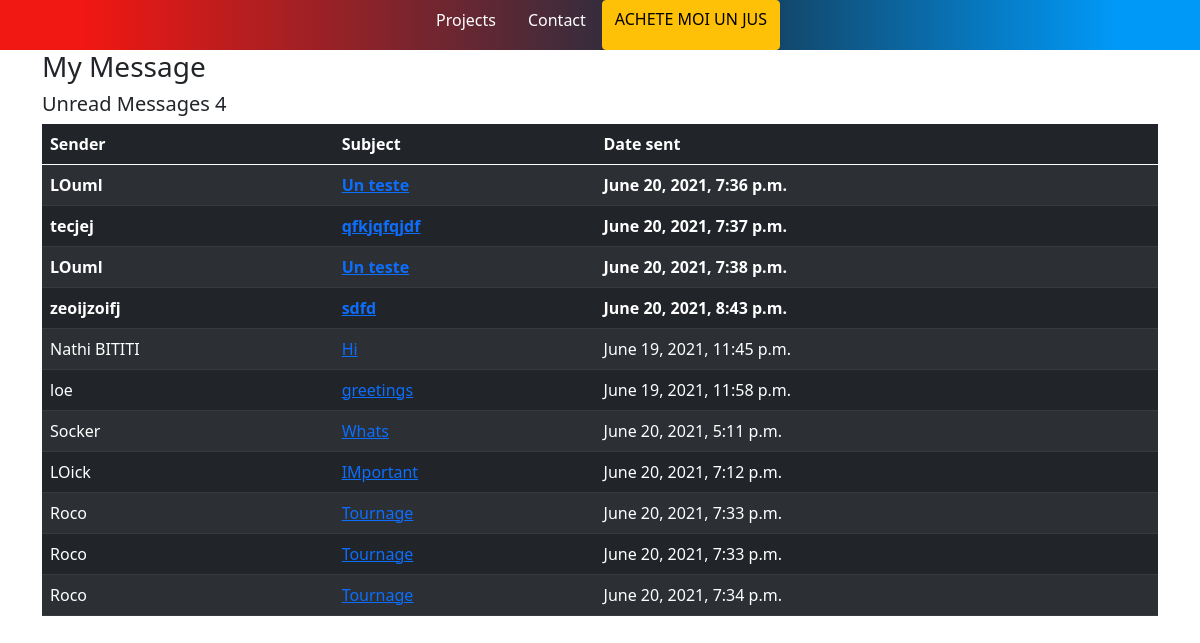
Screenshot of /inbox/ with the database file from the repository.
### base/models.py (models this page shows, shortened)
class Message(models.Model):
    name = models.CharField(max_length=200, null=True)
    email = models.CharField(max_length=200, null=True)
    subject = models.CharField(max_length=200, null=True)
    body = models.TextField()
    is_read = models.BooleanField(default=False)
    created = models.DateTimeField(auto_now_add=True)
    id = models.UUIDField(default=uuid.uuid4, unique=True, primary_key=True, editable=False)

### base/views.py (the view)
# urls.py: path('inbox/', views.inboxPage, name="inbox"),
def inboxPage(request):
    inbox = Message.objects.all().order_by('is_read')
    unreadCount = Message.objects.filter(is_read=False).count()
    context = {'inbox': inbox, 'unreadCount': unreadCount }
    return render(request, 'base/inbox.html', context )

### base/templates/base/inbox.html
{% extends 'base/main.html' %}
{% load static %}
{% block content %}
<div class="container">
    <h3> My Message </h3>
    <h5>Unread Messages {{unreadCount}}  </h5>
<table class="table table-dark table-striped" >
    <thead>
        <tr>
            <th> Sender </th>
            <th> Subject </th>
            <th> Date sent</th>
        </tr>
    </thead>
    <tbody>
        {% for message in inbox %}
        {% if message.is_read %}
        <tr>
            {% else %}
            <tr style="font-weight: 900;" >
                {% endif %}
            <td>{{message.name}}</td>
            <td><a href="{% url 'message' message.id %} " >{{message.subject}}</a></td>
            <td>{{message.created}}</td>
        </tr>
        {% endfor %}
    </tbody>
</table>
</div>
{% endblock content %}

### base/templates/base/main.html (shortened to what this page needs)
<!DOCTYPE html>
{% load static %}
<html>
    <head>
        <link href="https://cdn.jsdelivr.net/npm/bootstrap@5.0.1/dist/css/bootstrap.min.css" rel="stylesheet">
        <link rel="stylesheet" type="text/css" media='screen' href="{% static 'styles/main.css' %}" >
    </head>
    <body>
        {% include 'base/navbar.html' %}
        {% block content %}
        {% endblock content  %}
    </body>
</html>

### base/templates/base/navbar.html (shortened to what this page needs)
 <section class="navigation-bar" >
    <a class="nav-link" href="{% url 'home' %} ">
        Projects
    </a>
    <a class="nav-link"  href="#" >
        Contact
    </a>
    <a type="button" class="btn btn-warning btn-md"  href="{% url 'donation' %} " >
        ACHETE MOI UN JUS
    </a>
</section>

### static/styles/main.css (style rules this page uses)
.navigation-bar { background: rgb(241, 23, 18); background: linear-gradient(90deg, rgba(241, 23, 18, 1) 7%, rgba(24, 48, 68, 1) 57%, rgba(0, 153, 247, 1) 93%); height: 50px; display: flex; justify-content: center; }
.nav-link { color: rgb(255, 255, 255); }

### rows the page displays
Message: name "LOuml", subject "Un teste", created "June 20, 2021, 7:36 p.m."
Message: name "tecjej", subject "qfkjqfqjdf", created "June 20, 2021, 7:37 p.m."
Message: name "LOuml", subject "Un teste", created "June 20, 2021, 7:38 p.m."
Message: name "zeoijzoifj", subject "sdfd", created "June 20, 2021, 8:43 p.m."
Message: name "Nathi BITITI", subject "Hi", created "June 19, 2021, 11:45 p.m."
Message: name "loe", subject "greetings", created "June 19, 2021, 11:58 p.m."
Message: name "Socker", subject "Whats", created "June 20, 2021, 5:11 p.m."
Message: name "LOick", subject "IMportant", created "June 20, 2021, 7:12 p.m."
Message: name "Roco", subject "Tournage", created "June 20, 2021, 7:33 p.m."
Message: name "Roco", subject "Tournage", created "June 20, 2021, 7:33 p.m."
Message: name "Roco", subject "Tournage", created "June 20, 2021, 7:34 p.m."

### other values shown
{{ unreadCount }} "4"
